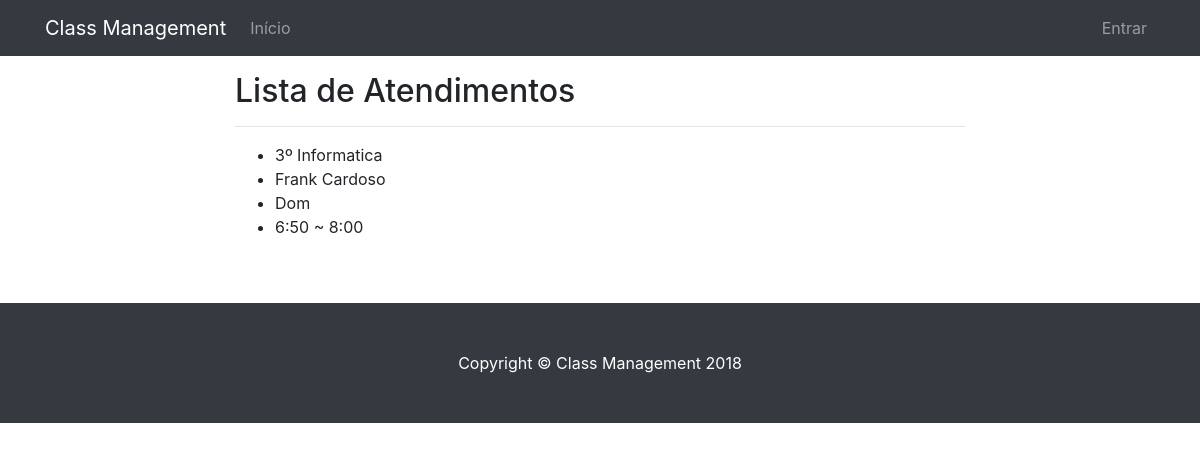
Page /visualizar/atendimento/ on the committed database.
### classmanagement/models.py (models this page shows, shortened)
class Atendimento(models.Model):
    DIA_CHOICES   = (
        ('Seg', 'Segunda'),
        ('Ter', 'Terca'),
        ('Qua', 'Quarta'),
        ('Qui', 'Quinta'),
        ('Sex', 'Sexta'),
        ('Sab', 'Sabado'),
        ('Dom', 'Domingo'),
    )
    turma                   = models.ForeignKey(Turma, on_delete=models.PROTECT, blank=False, null=False, help_text='Obrigatório.')
    professor               = models.ForeignKey(Professor, on_delete=models.PROTECT, blank=False, null=False, help_text='Obrigatório.')
    dia                     = models.CharField(max_length=3, choices=DIA_CHOICES, blank=False, null=False, help_text='Obrigatório.')
    horario_inicio          = models.CharField(max_length=5, blank=False, null=False, help_text='Obrigatório.', verbose_name="Horario de inicio")
    horario_fim             = models.CharField(max_length=5, blank=False, null=False, help_text='Obrigatório.', verbose_name="Horario final")

class Turma(models.Model):
    nome                    = models.CharField(max_length=120, blank=False, null=False, help_text='Obrigatório.')
    alunos                  = models.ManyToManyField(User, help_text='Obrigatório', related_name='alunos_matriculados')
    data_cadastro           = models.DateField(auto_now_add=True)
    representante           = models.ForeignKey(User, on_delete=models.PROTECT, blank=False, null=False)
    colegio                 = models.ForeignKey(Colegio, on_delete=models.PROTECT, blank=False, null=False, help_text='Obrigatório.')
    def __str__(self):
        return self.nome

class Professor(models.Model):
    nome                    = models.CharField(max_length=120, blank=False, null=False, help_text='Obrigatório.')
    email                   = models.EmailField(max_length=120, blank=False, null=False, help_text='Obrigatório.')
    def __str__(self):
        return self.nome
    class Meta:
        verbose_name_plural = 'Professores'

### classmanagement/views.py (the view)
# urls.py: path('visualizar/atendimento/', views.AtendimentoListView.as_view(), name='visualizar_atendimento'),
class AtendimentoListView(generic.ListView):
    model = models.Atendimento
    template_name = 'list/atendimento_list.html'
    def get_context_data(selfself, **kwargs):
        context = super().get_context_data(**kwargs)
        context['titulo'] = 'Lista de Atendimentos'
        return context

### classmanagement/templates/list/atendimento_list.html (shortened to what this page needs)
{% extends "list.html" %}
{% block lista %}
<ul>
{% for atendimento in object_list %}
    <li>{{ atendimento.turma }}</li>
    <li>{{ atendimento.professor }}</li>
    <li>{{ atendimento.dia }}</li>
    <li>{{ atendimento.horario_inicio }} ~ {{ atendimento.horario_fim }}</li>
    <br>
{% empty %}
    <li>Vazio.</li>
{% endfor %}
</ul>
{% endblock %}

### rows in the picture
Atendimento: turma "3º Informatica", professor "Frank Cardoso", dia "Dom", horario_inicio "6:50", horario_fim "8:00"

### other values in the picture
{{ titulo }} "Lista de Atendimentos"
